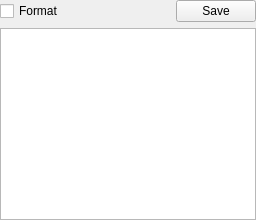
      <widget class="QWidget" name="page_Resources_Manifest">
       <layout class="QVBoxLayout" name="verticalLayout_19">
        <property name="leftMargin">
         <number>0</number>
        </property>
        <property name="topMargin">
         <number>0</number>
        </property>
        <property name="rightMargin">
         <number>0</number>
        </property>
        <property name="bottomMargin">
         <number>0</number>
        </property>
        <item>
         <layout class="QHBoxLayout" name="horizontalLayout_5">
          <item>
           <widget class="QCheckBox" name="checkBox_ManifestFormat">
            <property name="text">
             <string>Format</string>
            </property>
           </widget>
          </item>
          <item>
           <spacer name="horizontalSpacer_5">
            <property name="orientation">
             <enum>Qt::Horizontal</enum>
            </property>
            <property name="sizeHint" stdset="0">
             <size>
              <width>40</width>
              <height>20</height>
             </size>
            </property>
           </spacer>
          </item>
          <item>
           <widget class="QPushButton" name="pushButtonSave_Manifest">
            <property name="text">
             <string>Save</string>
            </property>
           </widget>
          </item>
         </layout>
        </item>
        <item>
         <widget class="QTextEdit" name="textEditResources_Manifest">
          <property name="readOnly">
           <bool>true</bool>
          </property>
         </widget>
        </item>
       </layout>
      </widget>
